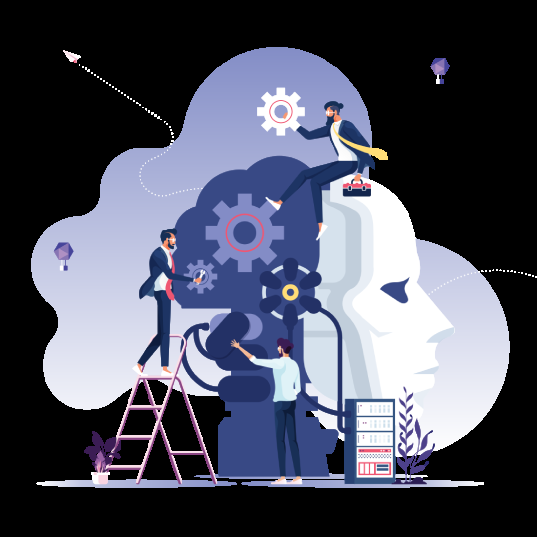
#> input picture MLPv2/samepl1.png, 537 x 537 px, found by its file name
$ python exp4_opencv.py
#> lines starting #> are read from the running program, lines starting #| are printed output that depends on the picture; after the words box and inside, x2 and y2 are one past the last pixel; in counts of white or black regions, pixels touching at a corner belong together

import cv2
import numpy as np
import matplotlib.pyplot as plt

# Read image from disk.
img = cv2.imread("MLPv2\samepl1.png")
#> img is the input picture: shape (537, 537, 3); mean B, G, R 95.3, 80, 77.2
# Convert BGR image to RGB
image_rgb = cv2.cvtColor(img, cv2.COLOR_BGR2RGB)


# Apply Canny edge detection
edges = cv2.Canny(image= image_rgb, threshold1=100, threshold2=700)
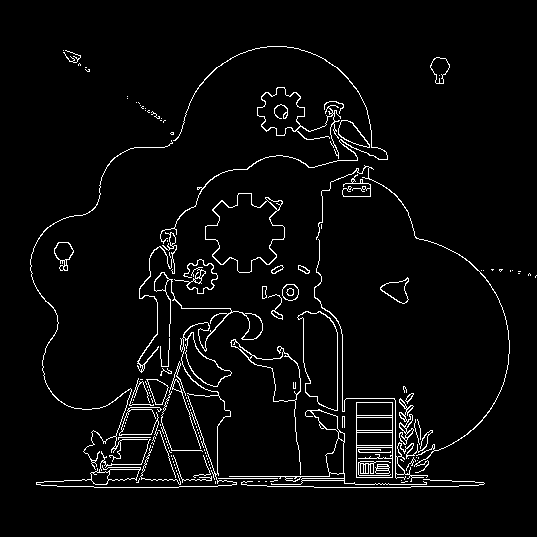
#> edges: shape (537, 537); 3.8% white in thin lines or dots, all inside (x1, y1, x2, y2) = (30, 46, 537, 488)

# Create subplots
fig, axs = plt.subplots(1, 2, figsize=(7, 4))

# Plot the original image
axs[0].imshow(image_rgb)
axs[0].set_title('Original Image')

# Plot the blurred image
axs[1].imshow(edges)
axs[1].set_title('Image edges')

# Remove ticks from the subplots
for ax in axs:
	ax.set_xticks([])
	ax.set_yticks([])

# Display the subplots
plt.tight_layout()
plt.show()
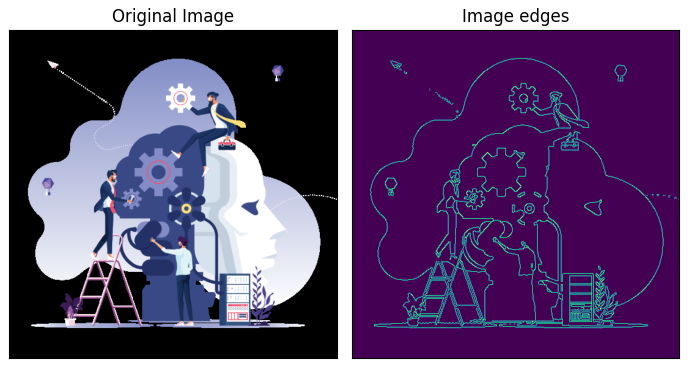
#> figure drawn by matplotlib, 2 panels
